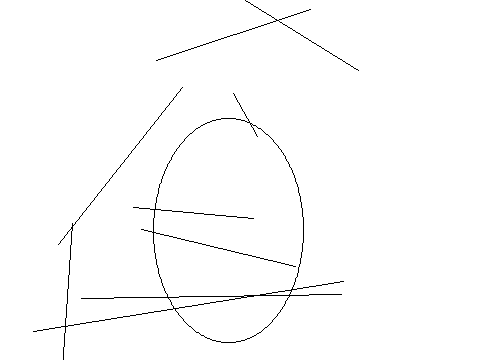

The script that saved this image:
from PIL import Image, ImageDraw
image1 = Image.new('RGB', (480, 360), '#ffffff')
draw = ImageDraw.Draw(image1)
c=[368,420,59,34]
draw.ellipse(c,'#ffffff','#000000')
c=[450,398,269,221]
draw.ellipse(c,'#ffffff','#000000')
c=[334,259,56,346]
draw.ellipse(c,'#ffffff','#000000')
c=[153,118,303,342]
draw.ellipse(c,'#ffffff','#000000')
c=[378,118,90,155]
draw.ellipse(c,'#ffffff','#000000')
c=[10,317,81,111]
draw.ellipse(c,'#ffffff','#000000')
c=[61,392,269,273]
draw.ellipse(c,'#ffffff','#000000')
l=[341,294,81,298]
draw.line(l,'#000000')
l=[245,0,358,70]
draw.line(l,'#000000')
l=[156,60,310,9]
draw.line(l,'#000000')
l=[60,398,72,223]
draw.line(l,'#000000')
l=[58,244,182,87]
draw.line(l,'#000000')
l=[33,331,343,281]
draw.line(l,'#000000')
l=[141,229,295,266]
draw.line(l,'#000000')
l=[253,218,133,207]
draw.line(l,'#000000')
l=[233,93,257,136]
draw.line(l,'#000000')
image1.save('Artist5.png')